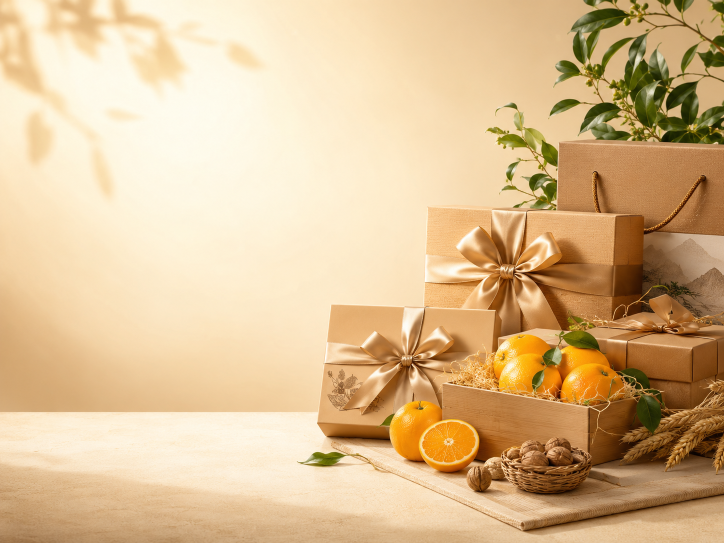
#> input picture wxapp/miniprogram/assets/images/gift/gift-hero.png, 1448 x 1086 px (shown at 1/2 size)
$ python compress-images.py
#> lines starting #> are read from the running program, lines starting #| are printed output that depends on the picture
#> in convert_png_to_jpeg, img is the input picture: PIL image 1448x1086 RGB; mean R, G, B 218.4, 187.4, 144.5
#!/usr/bin/env python3
"""Compress miniprogram static images to reduce upload package size."""
from __future__ import annotations

import os
from pathlib import Path

from PIL import Image

ROOT = Path(__file__).resolve().parents[1] / "miniprogram"
MAX_WIDTH = 750
JPEG_QUALITY = 72
PNG_TO_JPEG = {
    "assets/images/gift/gift-hero.png": "assets/images/gift/gift-hero.jpg",
    "assets/images/flash/flash-hero.png": "assets/images/flash/flash-hero.jpg",
    "assets/images/leader/leader-header-bg.png": "assets/images/leader/leader-header-bg.jpg",
    "assets/images/Gemini_Generated_Image_ftx25lftx25lftx2.png": "assets/images/group/group-hero.jpg",
}


def resize_if_needed(img: Image.Image) -> Image.Image:
    if img.width <= MAX_WIDTH:
        return img
    ratio = MAX_WIDTH / img.width
#> ratio = 0.518
    size = (MAX_WIDTH, max(1, int(img.height * ratio)))
#> size = (750, 562)
    return img.resize(size, Image.LANCZOS)
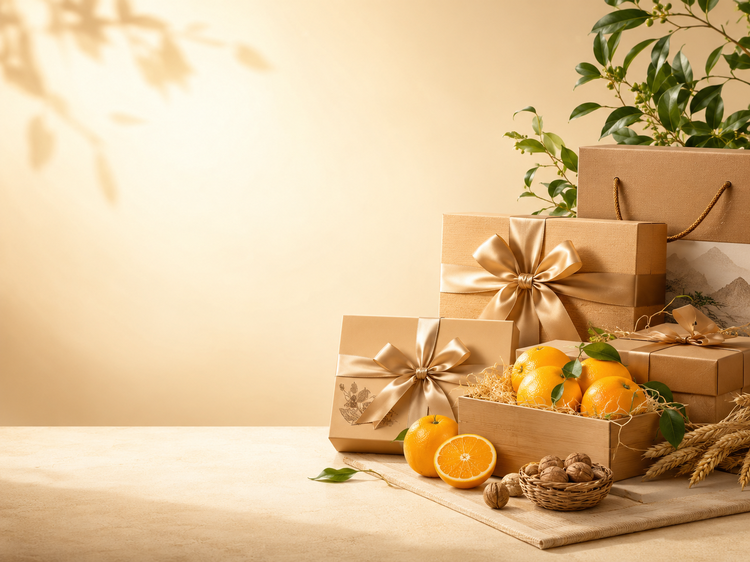
#> returned value: PIL image 750x562 RGB; mean R, G, B 218.4, 187.4, 144.5


def save_jpeg(path: Path, img: Image.Image) -> None:
    rgb = img.convert("RGB")
    rgb = resize_if_needed(rgb)
    rgb.save(path, "JPEG", quality=JPEG_QUALITY, optimize=True, progressive=True)


def save_png(path: Path, img: Image.Image) -> None:
    if img.mode not in ("RGBA", "LA"):
        img = img.convert("RGBA")
    # Avatars/icons only need small dimensions in the mini program.
    if max(img.size) > 256:
        ratio = 256 / max(img.size)
        size = (max(1, int(img.width * ratio)), max(1, int(img.height * ratio)))
        img = img.resize(size, Image.LANCZOS)
    img.save(path, "PNG", optimize=True)


def compress_in_place(rel_path: str) -> tuple[str, int, int]:
    src = ROOT / rel_path
    before = src.stat().st_size
    with Image.open(src) as img:
        if src.suffix.lower() in {".jpg", ".jpeg"}:
            save_jpeg(src, img)
        else:
            save_png(src, img)
    after = src.stat().st_size
    return rel_path, before, after


def convert_png_to_jpeg(rel_png: str, rel_jpg: str) -> tuple[str, int, int]:
    src = ROOT / rel_png
    dst = ROOT / rel_jpg
    before = src.stat().st_size
    with Image.open(src) as img:
        save_jpeg(dst, img)
    src.unlink()
    after = dst.stat().st_size
    return f"{rel_png} -> {rel_jpg}", before, after


def main() -> None:
    total_before = 0
    total_after = 0

    for rel_png, rel_jpg in PNG_TO_JPEG.items():
        label, before, after = convert_png_to_jpeg(rel_png, rel_jpg)
        total_before += before
        total_after += after
        print(f"{label}: {before // 1024}KB -> {after // 1024}KB")
#> pass 2 of the loop in main, `for rel_png, rel_jpg in PNG_TO_JPEG.items():`:
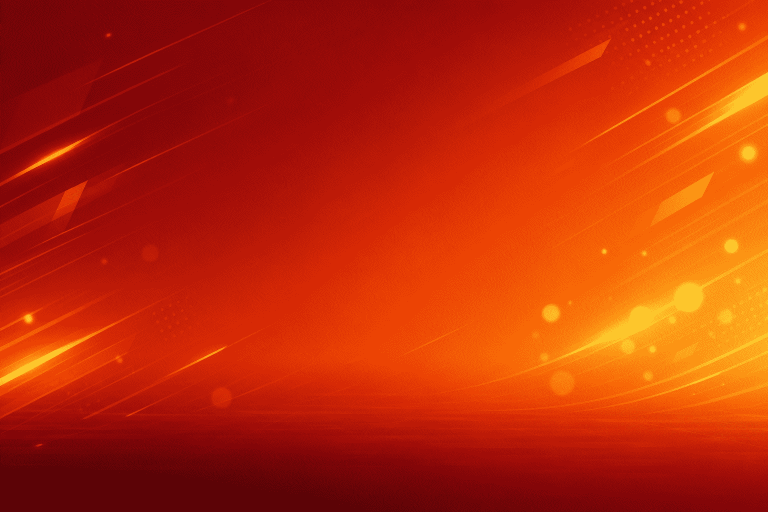
#> input picture wxapp/miniprogram/assets/images/flash/flash-hero.png, 1536 x 1024 px (shown at 1/2 size)
#> in convert_png_to_jpeg, img is the input picture: PIL image 1536x1024 P; mean R, G, B 189.1, 44.4, 8
#> in resize_if_needed (call 2), `return img.resize(size, Image.LANCZOS)`:
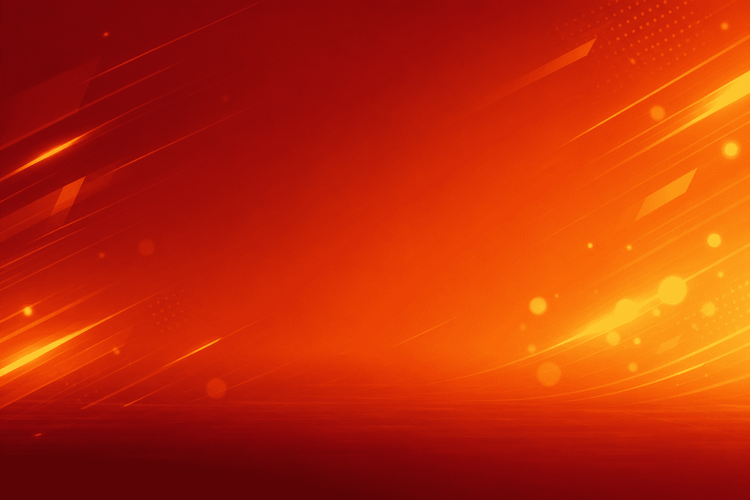
#> returned value: PIL image 750x500 RGB; mean R, G, B 189.1, 44.4, 8

    for rel in [
        "assets/images/origin/hero.jpg",
        "assets/avatars/default-user.png",
        "assets/profile/trace-bg.jpg",
        "assets/profile/leader-bg.jpg",
    ]:
        label, before, after = compress_in_place(rel)
        total_before += before
        total_after += after
        print(f"{label}: {before // 1024}KB -> {after // 1024}KB")

    category_dir = ROOT / "assets" / "category"
    for path in sorted(category_dir.glob("*.jpg")):
        rel = str(path.relative_to(ROOT)).replace("\\", "/")
        label, before, after = compress_in_place(rel)
        total_before += before
        total_after += after
        print(f"{label}: {before // 1024}KB -> {after // 1024}KB")

    for rel in [
        "assets/images/origin/photo-1.jpg",
        "assets/images/origin/photo-2.jpg",
        "assets/images/origin/photo-3.jpg",
    ]:
        label, before, after = compress_in_place(rel)
        total_before += before
        total_after += after
        print(f"{label}: {before // 1024}KB -> {after // 1024}KB")

    print(f"Saved {(total_before - total_after) // 1024}KB total")


if __name__ == "__main__":
#> (the run stopped early here; a loop or call above may not have finished)
